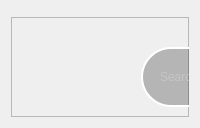
         <widget class="QWidget" name="page_home">
          <layout class="QVBoxLayout" name="verticalLayout_2">
           <item>
            <widget class="QFrame" name="frame_content">
             <property name="frameShape">
              <enum>QFrame::StyledPanel</enum>
             </property>
             <property name="frameShadow">
              <enum>QFrame::Raised</enum>
             </property>
             <widget class="QFrame" name="weather">
              <property name="geometry">
               <rect>
                <x>130</x>
                <y>0</y>
                <width>611</width>
                <height>571</height>
               </rect>
              </property>
              <property name="frameShape">
               <enum>QFrame::StyledPanel</enum>
              </property>
              <property name="frameShadow">
               <enum>QFrame::Raised</enum>
              </property>
              <widget class="QLabel" name="weathercond">
               <property name="geometry">
                <rect>
                 <x>240</x>
                 <y>400</y>
                 <width>161</width>
                 <height>41</height>
                </rect>
               </property>
               <property name="styleSheet">
                <string notr="true">color: rgb(255, 255, 255);
font: 28pt &quot;SF Pro Display&quot;;</string>
               </property>
               <property name="text">
                <string>Cloudy</string>
               </property>
               <property name="alignment">
                <set>Qt::AlignCenter</set>
               </property>
              </widget>
              <widget class="QLabel" name="weather_icon">
               <property name="geometry">
                <rect>
                 <x>260</x>
                 <y>290</y>
                 <width>121</width>
                 <height>100</height>
                </rect>
               </property>
               <property name="styleSheet">
                <string notr="true">color: rgb(255, 255, 255);</string>
               </property>
               <property name="text">
                <string/>
               </property>
               <property name="pixmap">
                <pixmap>../../../../../../PycharmProjects/pythonProjecttest/images/weather/04d.png</pixmap>
               </property>
               <property name="alignment">
                <set>Qt::AlignCenter</set>
               </property>
              </widget>
              <widget class="QLabel" name="high_low">
               <property name="geometry">
                <rect>
                 <x>147</x>
                 <y>425</y>
                 <width>341</width>
                 <height>61</height>
                </rect>
               </property>
               <property name="styleSheet">
                <string notr="true">font: 25 18pt &quot;SF Pro Display&quot;;
color: rgb(255, 255, 255);</string>
               </property>
               <property name="text">
                <string>Feels like 30°. scattered clouds</string>
               </property>
               <property name="alignment">
                <set>Qt::AlignCenter</set>
               </property>
              </widget>
              <widget class="QLabel" name="city">
               <property name="geometry">
                <rect>
                 <x>55</x>
                 <y>-10</y>
                 <width>541</width>
                 <height>101</height>
                </rect>
               </property>
               <property name="styleSheet">
                <string notr="true">font: 0 28pt &quot;SF Pro Display&quot;;
color: rgb(255, 255, 255);
</string>
               </property>
               <property name="text">
                <string>Jakarta, ID</string>
               </property>
               <property name="alignment">
                <set>Qt::AlignCenter</set>
               </property>
              </widget>
              <widget class="QLabel" name="temp">
               <property name="geometry">
                <rect>
                 <x>200</x>
                 <y>120</y>
                 <width>271</width>
                 <height>151</height>
                </rect>
               </property>
               <property name="styleSheet">
                <string notr="true">color: rgb(255, 255, 255);
font: 0 102pt &quot;SF Pro Display&quot;;
</string>
               </property>
               <property name="text">
                <string>&lt;html&gt;&lt;head/&gt;&lt;body&gt;&lt;p&gt;&lt;span style=&quot; font-weight:400;&quot;&gt;26°&lt;/span&gt;&lt;/p&gt;&lt;/body&gt;&lt;/html&gt;</string>
               </property>
               <property name="alignment">
                <set>Qt::AlignCenter</set>
               </property>
              </widget>
              <widget class="QLabel" name="country">
               <property name="geometry">
                <rect>
                 <x>66</x>
                 <y>40</y>
                 <width>521</width>
                 <height>90</height>
                </rect>
               </property>
               <property name="styleSheet">
                <string notr="true">font: 75 14pt &quot;SF Pro Display&quot;;
color: rgb(255, 255, 255);</string>
               </property>
               <property name="text">
                <string>Monday, 21 December 2020</string>
               </property>
               <property name="alignment">
                <set>Qt::AlignCenter</set>
               </property>
              </widget>
              <widget class="QLabel" name="humidity">
               <property name="geometry">
                <rect>
                 <x>227</x>
                 <y>470</y>
                 <width>191</width>
                 <height>61</height>
                </rect>
               </property>
               <property name="styleSheet">
                <string notr="true">font: 25 12pt &quot;SF Pro Display&quot;;
color: rgb(255, 255, 255);</string>
               </property>
               <property name="text">
                <string>Humidity: 55%</string>
               </property>
               <property name="alignment">
                <set>Qt::AlignCenter</set>
               </property>
              </widget>
              <widget class="QLabel" name="visibility">
               <property name="geometry">
                <rect>
                 <x>227</x>
                 <y>490</y>
                 <width>191</width>
                 <height>61</height>
                </rect>
               </property>
               <property name="styleSheet">
                <string notr="true">font: 25 12pt &quot;SF Pro Display&quot;;
color: rgb(255, 255, 255);</string>
               </property>
               <property name="text">
                <string>Visibility: 7.0 km</string>
               </property>
               <property name="alignment">
                <set>Qt::AlignCenter</set>
               </property>
              </widget>
              <widget class="QLabel" name="pressure">
               <property name="geometry">
                <rect>
                 <x>227</x>
                 <y>510</y>
                 <width>191</width>
                 <height>61</height>
                </rect>
               </property>
               <property name="styleSheet">
                <string notr="true">font: 25 12pt &quot;SF Pro Display&quot;;
color: rgb(255, 255, 255);</string>
               </property>
               <property name="text">
                <string>Pressure: 1500 hPa</string>
               </property>
               <property name="alignment">
                <set>Qt::AlignCenter</set>
               </property>
              </widget>
             </widget>
             <widget class="QFrame" name="search">
              <property name="geometry">
               <rect>
                <x>11</x>
                <y>-1</y>
                <width>861</width>
                <height>571</height>
               </rect>
              </property>
              <property name="frameShape">
               <enum>QFrame::StyledPanel</enum>
              </property>
              <property name="frameShadow">
               <enum>QFrame::Raised</enum>
              </property>
              <widget class="QLabel" name="user_input">
               <property name="geometry">
                <rect>
                 <x>320</x>
                 <y>10</y>
                 <width>441</width>
                 <height>191</height>
                </rect>
               </property>
               <property name="styleSheet">
                <string notr="true">color: rgb(255, 255, 255);
font: 25 20pt &quot;SF Pro Display&quot;;</string>
               </property>
               <property name="text">
                <string>tell me a joke</string>
               </property>
               <property name="textFormat">
                <enum>Qt::AutoText</enum>
               </property>
               <property name="alignment">
                <set>Qt::AlignBottom|Qt::AlignRight|Qt::AlignTrailing</set>
               </property>
               <property name="wordWrap">
                <bool>true</bool>
               </property>
              </widget>
              <widget class="QLabel" name="result">
               <property name="geometry">
                <rect>
                 <x>130</x>
                 <y>260</y>
                 <width>531</width>
                 <height>261</height>
                </rect>
               </property>
               <property name="styleSheet">
                <string notr="true">color: rgb(255, 255, 255);
font: 0 20pt &quot;SF Pro Display&quot;;</string>
               </property>
               <property name="text">
                <string>Ir. H. Joko Widodo atau Jokowi adalah Presiden ke-7 Indonesia yang mulai menjabat sejak 20 Oktober 2014.</string>
               </property>
               <property name="textFormat">
                <enum>Qt::AutoText</enum>
               </property>
               <property name="alignment">
                <set>Qt::AlignLeading|Qt::AlignLeft|Qt::AlignTop</set>
               </property>
               <property name="wordWrap">
                <bool>true</bool>
               </property>
              </widget>
             </widget>
             <widget class="QLabel" name="init">
              <property name="geometry">
               <rect>
                <x>120</x>
                <y>180</y>
                <width>671</width>
                <height>181</height>
               </rect>
              </property>
              <property name="styleSheet">
               <string notr="true">color: rgb(255, 255, 255);
color: rgba(255, 255, 255, 100);
font: 0 30pt &quot;SF Pro Display&quot;;</string>
              </property>
              <property name="text">
               <string>Your wish is my command.</string>
              </property>
              <property name="alignment">
               <set>Qt::AlignCenter</set>
              </property>
             </widget>
            </widget>
           </item>
           <item>
            <widget class="QFrame" name="frame_command">
             <property name="minimumSize">
              <size>
               <width>0</width>
               <height>100</height>
              </size>
             </property>
             <property name="maximumSize">
              <size>
               <width>16777215</width>
               <height>110</height>
              </size>
             </property>
             <property name="frameShape">
              <enum>QFrame::StyledPanel</enum>
             </property>
             <property name="frameShadow">
              <enum>QFrame::Raised</enum>
             </property>
             <widget class="QLineEdit" name="commandbar">
              <property name="geometry">
               <rect>
                <x>130</x>
                <y>30</y>
                <width>471</width>
                <height>60</height>
               </rect>
              </property>
              <property name="maximumSize">
               <size>
                <width>16777215</width>
                <height>60</height>
               </size>
              </property>
              <property name="styleSheet">
               <string notr="true">QLineEdit {
	border: 2px solid rgb(255,255,255);
	border-radius: 30px;
	padding: 15px;
	background-color: rgba(30, 30, 30, 70);
	color: rgb(213, 213, 213);
	font: 87 12pt &quot;SF Pro Display&quot;;
}
QLineEdit:hover {
	border: 3px solid rgb(240,240,240);
	padding: 14px;
}
QLineEdit:focus {
	border: 3px solid rgb(255, 255, 255);
	padding: 14px;
	color: rgb(255, 255, 255);
}</string>
              </property>
              <property name="placeholderText">
               <string>Search anything you want</string>
              </property>
             </widget>
             <widget class="QPushButton" name="button_speak">
              <property name="geometry">
               <rect>
                <x>640</x>
                <y>30</y>
                <width>60</width>
                <height>60</height>
               </rect>
              </property>
              <property name="maximumSize">
               <size>
                <width>60</width>
                <height>60</height>
               </size>
              </property>
              <property name="styleSheet">
               <string notr="true">QPushButton {	
	border: 2px solid rgb(125, 125, 125);
	border-radius: 30px;
	background-color: rgba(30, 30, 30, 70);
	border: 2px solid rgb(255,255,255);
	color: rgb(213, 213, 213);
}
QPushButton:hover {	
	background-color: rgba(30, 30, 30, 80);
	border: 3px solid rgb(240,240,240);
}
QPushButton:pressed {	
	background-color: rgba(30, 30, 30, 130);
	border: 2px solid rgb(255,255,255);
	color: rgb(35, 35, 35);
}</string>
              </property>
              <property name="text">
               <string/>
              </property>
              <property name="icon">
               <iconset>
                <normaloff>../../../../../../../../Gonpachiro/images/icons/mic.png</normaloff>../../../../../../../../Gonpachiro/images/icons/mic.png</iconset>
              </property>
              <property name="iconSize">
               <size>
                <width>40</width>
                <height>40</height>
               </size>
              </property>
             </widget>
             <widget class="QPushButton" name="button_command">
              <property name="geometry">
               <rect>
                <x>730</x>
                <y>30</y>
                <width>60</width>
                <height>60</height>
               </rect>
              </property>
              <property name="maximumSize">
               <size>
                <width>60</width>
                <height>60</height>
               </size>
              </property>
              <property name="styleSheet">
               <string notr="true">QPushButton {	
	border: 2px solid rgb(125, 125, 125);
	border-radius: 30px;
	background-color: rgba(30, 30, 30, 70);
	border: 2px solid rgb(255,255,255);
	color: rgb(213, 213, 213);
}
QPushButton:hover {	
	background-color: rgba(30, 30, 30, 80);
	border: 3px solid rgb(240,240,240);
}
QPushButton:pressed {	
	background-color: rgba(30, 30, 30, 130);
	border: 2px solid rgb(255,255,255);
	color: rgb(35, 35, 35);
}</string>
              </property>
              <property name="text">
               <string/>
              </property>
              <property name="icon">
               <iconset>
                <normaloff>../../../../../../../../Gonpachiro/images/icons/search.png</normaloff>../../../../../../../../Gonpachiro/images/icons/search.png</iconset>
              </property>
              <property name="iconSize">
               <size>
                <width>35</width>
                <height>35</height>
               </size>
              </property>
             </widget>
            </widget>
           </item>
          </layout>
         </widget>
